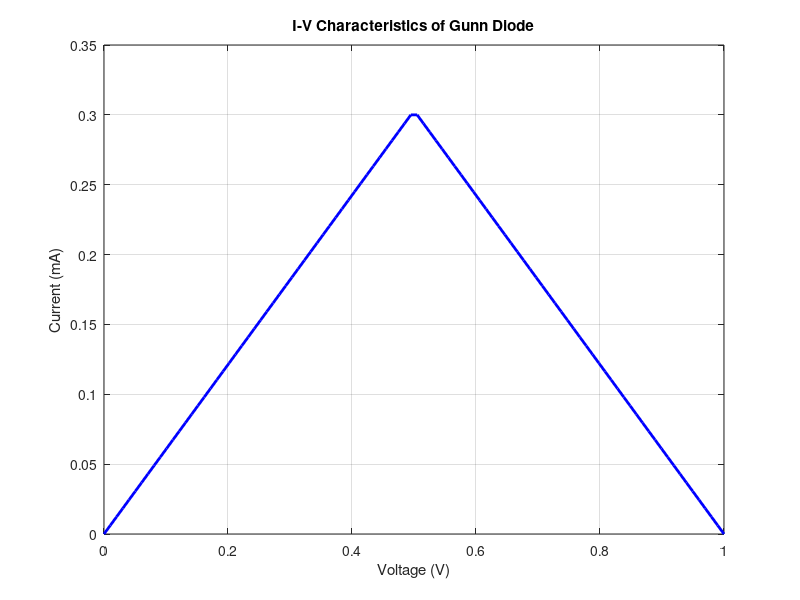

Source code (MATLAB):
% Define voltage and current data (replace with actual measured data)
voltage = linspace(0, 1, 100); % Simulated voltage in volts (0 to 1V)
current = [linspace(0, 0.3, 50), linspace(0.3, 0, 50)]; % Simulated current in mA

% Plot the I-V characteristics
plot(voltage, current, 'b-', 'LineWidth', 2);
xlabel('Voltage (V)');
ylabel('Current (mA)');
title('I-V Characteristics of Gunn Diode');
grid on;

% Find the threshold voltage and current (approximate)
[~, idx] = max(current);
threshold_voltage = voltage(idx);
threshold_current = current(idx);

% Display results
fprintf('Threshold Voltage: %.2f V\n', threshold_voltage);
fprintf('Threshold Current: %.2f mA\n', threshold_current);